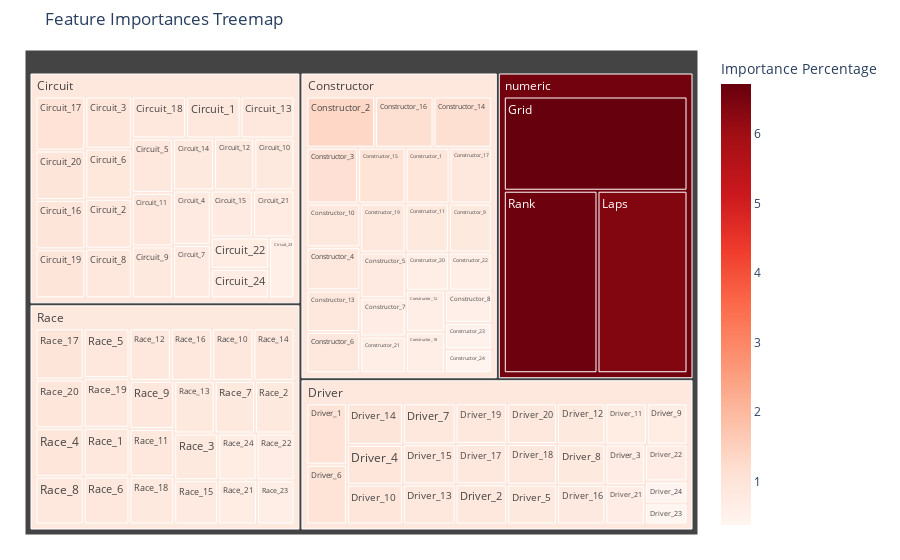

Source (notebook cell):
### Code cell
# Feature importances para RandomForest
feature_importances = best_rf_model.named_steps['classifier'].feature_importances_

# Extraer los nombres de las features luego del preprocesado 
preprocessor = best_rf_model.named_steps['preprocessor']
# Obtener los nombres luego de las tranformaciones numéricas
numeric_feature_names = numerical_features
# Obtener los nombres luego de las tranformaciones categóricas
cat_feature_names = preprocessor.named_transformers_['cat'].get_feature_names_out(categorical_features)

# Combinar todos los nombres de las features
feature_names = list(numeric_feature_names) + list(cat_feature_names)

# Crear el DataFrame para feature importances
importance_df = pd.DataFrame({
    'Feature': feature_names,
    'Importance Percentage': feature_importances * 100
})

# Agregar una columna para agrupar las features por su categoría original
importance_df['Group'] = importance_df['Feature'].apply(lambda x: x.split('_')[0] if '_' in x else 'numeric')

# Ordenar el DataFrame por importances
importance_df = importance_df.sort_values(by='Importance Percentage', ascending=False)

# Crear treemap
fig = px.treemap(
    importance_df,
    path=['Group', 'Feature'],
    values='Importance Percentage',
    color='Importance Percentage',
    color_continuous_scale='reds',
    title='Feature Importances Treemap'
)

fig.update_layout(
    treemapcolorway=['#F71D00'],
    margin=dict(t=50, l=25, r=25, b=25)
)

fig.show()

### Figure 1 — Plotly figure (JSON) as saved in the notebook; plotly's stock layout.template omitted (floating-point values rounded to 4 significant figures)
{"data": [{"branchvalues": "total", "customdata": [[0.9013], [0.825], [0.8735], [0.829], [0.8941], [0.8438], [0.785], [0.9722], [1.064], [0.9035], [0.9644], [0.9138], [0.9725], [0.766], [0.7259], [0.611], [0.6795], [0.9576], [0.8086], [0.8891], [0.9193], [0.7944], [0.9119], [0.8476], [0.9532], [0.9122], [0.8291], [0.6318], [0.8706], [1.158], [1.029], [1.162], [0.9164], [0.6275], [0.8583], [1.362], [0.6371], [0.6482], [0.6345], [0.4822], [0.4301], [1.122], [0.9011], [0.8078], [0.8616], [0.6762], [0.5834], [0.8126], [1.053], [0.942], [0.7266], [0.8404], [0.8936], [0.9871], [0.8944], [0.8114], [0.879], [0.8596], [0.8853], [0.8786], [0.8604], [0.6619], [0.661], [0.3756], [0.3983], [0.6788], [0.9434], [0.8404], [1.024], [0.9155], [0.8279], [0.711], [6.721], [6.378], [0.888], [0.8582], [0.8482], [0.8635], [0.8448], [0.8555], [0.773], [0.8628], [0.9781], [0.8472], [0.9011], [0.8241], [0.9281], [0.6804], [0.7005], [0.6564], [0.7117], [0.8139], [0.9266], [0.908], [0.8737], [0.8409], [0.9116], [0.8545], [6.64], [0.8721], [0.8907], [0.848], [0.8472], [6.583]], "domain": {"x": [0, 1], "y": [0, 1]}, "hovertemplate": "labels=%{label}<br>Importance Percentage_sum=%{value}<br>parent=%{parent}<br>id=%{id}<br>Importance Percentage=%{color}<extra></extra>", "ids": ["Circuit/Circuit_1", "Circuit/Circuit_10", "Circuit/Circuit_11", "Circuit/Circuit_12", "Circuit/Circuit_13", "Circuit/Circuit_14", "Circuit/Circuit_15", "Circuit/Circuit_16", "Circuit/Circuit_17", "Circuit/Circuit_18", "Circuit/Circuit_19", "Circuit/Circuit_2", "Circuit/Circuit_20", "Circuit/Circuit_21", "Circuit/Circuit_22", "Circuit/Circuit_23", "Circuit/Circuit_24", "Circuit/Circuit_3", "Circuit/Circuit_4", "Circuit/Circuit_5", "Circuit/Circuit_6", "Circuit/Circuit_7", "Circuit/Circuit_8", "Circuit/Circuit_9", "Constructor/Constructor_1", "Constructor/Constructor_10", "Constructor/Constructor_11", "Constructor/Constructor_12", "Constructor/Constructor_13", "Constructor/Constructor_14", "Constructor/Constructor_15", "Constructor/Constructor_16", "Constructor/Constructor_17", "Constructor/Constructor_18", "Constructor/Constructor_19", "Constructor/Constructor_2", "Constructor/Constructor_20", "Constructor/Constructor_21", "Constructor/Constructor_22", "Constructor/Constructor_23", "Constructor/Constructor_24", "Constructor/Constructor_3", "Constructor/Constructor_4", "Constructor/Constructor_5", "Constructor/Constructor_6", "Constructor/Constructor_7", "Constructor/Constructor_8", "Constructor/Constructor_9", "Driver/Driver_1", "Driver/Driver_10", "Driver/Driver_11", "Driver/Driver_12", "Driver/Driver_13", "Driver/Driver_14", "Driver/Driver_15", "Driver/Driver_16", "Driver/Driver_17", "Driver/Driver_18", "Driver/Driver_19", "Driver/Driver_2", "Driver/Driver_20", "Driver/Driver_21", "Driver/Driver_22", "Driver/Driver_23", "Driver/Driver_24", "Driver/Driver_3", "Driver/Driver_4", "Driver/Driver_5", "Driver/Driver_6", "Driver/Driver_7", "Driver/Driver_8", "Driver/Driver_9", "numeric/Grid", "numeric/Laps", "Race/Race_1", "Race/Race_10", "Race/Race_11", "Race/Race_12", "Race/Race_13", "Race/Race_14", "Race/Race_15", "Race/Race_16", "Race/Race_17", "Race/Race_18", "Race/Race_19", "Race/Race_2", "Race/Race_20", "Race/Race_21", "Race/Race_22", "Race/Race_23", "Race/Race_24", "Race/Race_3", "Race/Race_4", "Race/Race_5", "Race/Race_6", "Race/Race_7", "Race/Race_8", "Race/Race_9", "numeric/Rank", "Circuit", "Constructor", "Driver", "Race", "numeric"], "labels": ["Circuit_1", "Circuit_10", "Circuit_11", "Circuit_12", "Circuit_13", "Circuit_14", "Circuit_15", "Circuit_16", "Circuit_17", "Circuit_18", "Circuit_19", "Circuit_2", "Circuit_20", "Circuit_21", "Circuit_22", "Circuit_23", "Circuit_24", "Circuit_3", "Circuit_4", "Circuit_5", "Circuit_6", "Circuit_7", "Circuit_8", "Circuit_9", "Constructor_1", "Constructor_10", "Constructor_11", "Constructor_12", "Constructor_13", "Constructor_14", "Constructor_15", "Constructor_16", "Constructor_17", "Constructor_18", "Constructor_19", "Constructor_2", "Constructor_20", "Constructor_21", "Constructor_22", "Constructor_23", "Constructor_24", "Constructor_3", "Constructor_4", "Constructor_5", "Constructor_6", "Constructor_7", "Constructor_8", "Constructor_9", "Driver_1", "Driver_10", "Driver_11", "Driver_12", "Driver_13", "Driver_14", "Driver_15", "Driver_16", "Driver_17", "Driver_18", "Driver_19", "Driver_2", "Driver_20", "Driver_21", "Driver_22", "Driver_23", "Driver_24", "Driver_3", "Driver_4", "Driver_5", "Driver_6", "Driver_7", "Driver_8", "Driver_9", "Grid", "Laps", "Race_1", "Race_10", "Race_11", "Race_12", "Race_13", "Race_14", "Race_15", "Race_16", "Race_17", "Race_18", "Race_19", "Race_2", "Race_20", "Race_21", "Race_22", "Race_23", "Race_24", "Race_3", "Race_4", "Race_5", "Race_6", "Race_7", "Race_8", "Race_9", "Rank", "Circuit", "Constructor", "Driver", "Race", "numeric"], "marker": {"coloraxis": "coloraxis", "colors": [0.9013, 0.825, 0.8735, 0.829, 0.8941, 0.8438, 0.785, 0.9722, 1.064, 0.9035, 0.9644, 0.9138, 0.9725, 0.766, 0.7259, 0.611, 0.6795, 0.9576, 0.8086, 0.8891, 0.9193, 0.7944, 0.9119, 0.8476, 0.9532, 0.9122, 0.8291, 0.6318, 0.8706, 1.158, 1.029, 1.162, 0.9164, 0.6275, 0.8583, 1.362, 0.6371, 0.6482, 0.6345, 0.4822, 0.4301, 1.122, 0.9011, 0.8078, 0.8616, 0.6762, 0.5834, 0.8126, 1.053, 0.942, 0.7266, 0.8404, 0.8936, 0.9871, 0.8944, 0.8114, 0.879, 0.8596, 0.8853, 0.8786, 0.8604, 0.6619, 0.661, 0.3756, 0.3983, 0.6788, 0.9434, 0.8404, 1.024, 0.9155, 0.8279, 0.711, 6.721, 6.378, 0.888, 0.8582, 0.8482, 0.8635, 0.8448, 0.8555, 0.773, 0.8628, 0.9781, 0.8472, 0.9011, 0.8241, 0.9281, 0.6804, 0.7005, 0.6564, 0.7117, 0.8139, 0.9266, 0.908, 0.8737, 0.8409, 0.9116, 0.8545, 6.64, 0.8721, 0.8907, 0.848, 0.8472, 6.583]}, "name": "", "parents": ["Circuit", "Circuit", "Circuit", "Circuit", "Circuit", "Circuit", "Circuit", "Circuit", "Circuit", "Circuit", "Circuit", "Circuit", "Circuit", "Circuit", "Circuit", "Circuit", "Circuit", "Circuit", "Circuit", "Circuit", "Circuit", "Circuit", "Circuit", "Circuit", "Constructor", "Constructor", "Constructor", "Constructor", "Constructor", "Constructor", "Constructor", "Constructor", "Constructor", "Constructor", "Constructor", "Constructor", "Constructor", "Constructor", "Constructor", "Constructor", "Constructor", "Constructor", "Constructor", "Constructor", "Constructor", "Constructor", "Constructor", "Constructor", "Driver", "Driver", "Driver", "Driver", "Driver", "Driver", "Driver", "Driver", "Driver", "Driver", "Driver", "Driver", "Driver", "Driver", "Driver", "Driver", "Driver", "Driver", "Driver", "Driver", "Driver", "Driver", "Driver", "Driver", "numeric", "numeric", "Race", "Race", "Race", "Race", "Race", "Race", "Race", "Race", "Race", "Race", "Race", "Race", "Race", "Race", "Race", "Race", "Race", "Race", "Race", "Race", "Race", "Race", "Race", "Race", "numeric", "", "", "", "", ""], "type": "treemap", "values": [0.9013, 0.825, 0.8735, 0.829, 0.8941, 0.8438, 0.785, 0.9722, 1.064, 0.9035, 0.9644, 0.9138, 0.9725, 0.766, 0.7259, 0.611, 0.6795, 0.9576, 0.8086, 0.8891, 0.9193, 0.7944, 0.9119, 0.8476, 0.9532, 0.9122, 0.8291, 0.6318, 0.8706, 1.158, 1.029, 1.162, 0.9164, 0.6275, 0.8583, 1.362, 0.6371, 0.6482, 0.6345, 0.4822, 0.4301, 1.122, 0.9011, 0.8078, 0.8616, 0.6762, 0.5834, 0.8126, 1.053, 0.942, 0.7266, 0.8404, 0.8936, 0.9871, 0.8944, 0.8114, 0.879, 0.8596, 0.8853, 0.8786, 0.8604, 0.6619, 0.661, 0.3756, 0.3983, 0.6788, 0.9434, 0.8404, 1.024, 0.9155, 0.8279, 0.711, 6.721, 6.378, 0.888, 0.8582, 0.8482, 0.8635, 0.8448, 0.8555, 0.773, 0.8628, 0.9781, 0.8472, 0.9011, 0.8241, 0.9281, 0.6804, 0.7005, 0.6564, 0.7117, 0.8139, 0.9266, 0.908, 0.8737, 0.8409, 0.9116, 0.8545, 6.64, 20.65, 19.91, 19.55, 20.15, 19.74]}], "layout": {"coloraxis": {"colorbar": {"title": {"text": "Importance Percentage"}}, "colorscale": [[0, "rgb(255,245,240)"], [0.125, "rgb(254,224,210)"], [0.25, "rgb(252,187,161)"], [0.375, "rgb(252,146,114)"], [0.5, "rgb(251,106,74)"], [0.625, "rgb(239,59,44)"], [0.75, "rgb(203,24,29)"], [0.875, "rgb(165,15,21)"], [1, "rgb(103,0,13)"]]}, "legend": {"tracegroupgap": 0}, "margin": {"b": 25, "l": 25, "r": 25, "t": 50}, "title": {"text": "Feature Importances Treemap"}, "treemapcolorway": ["#F71D00"]}}
